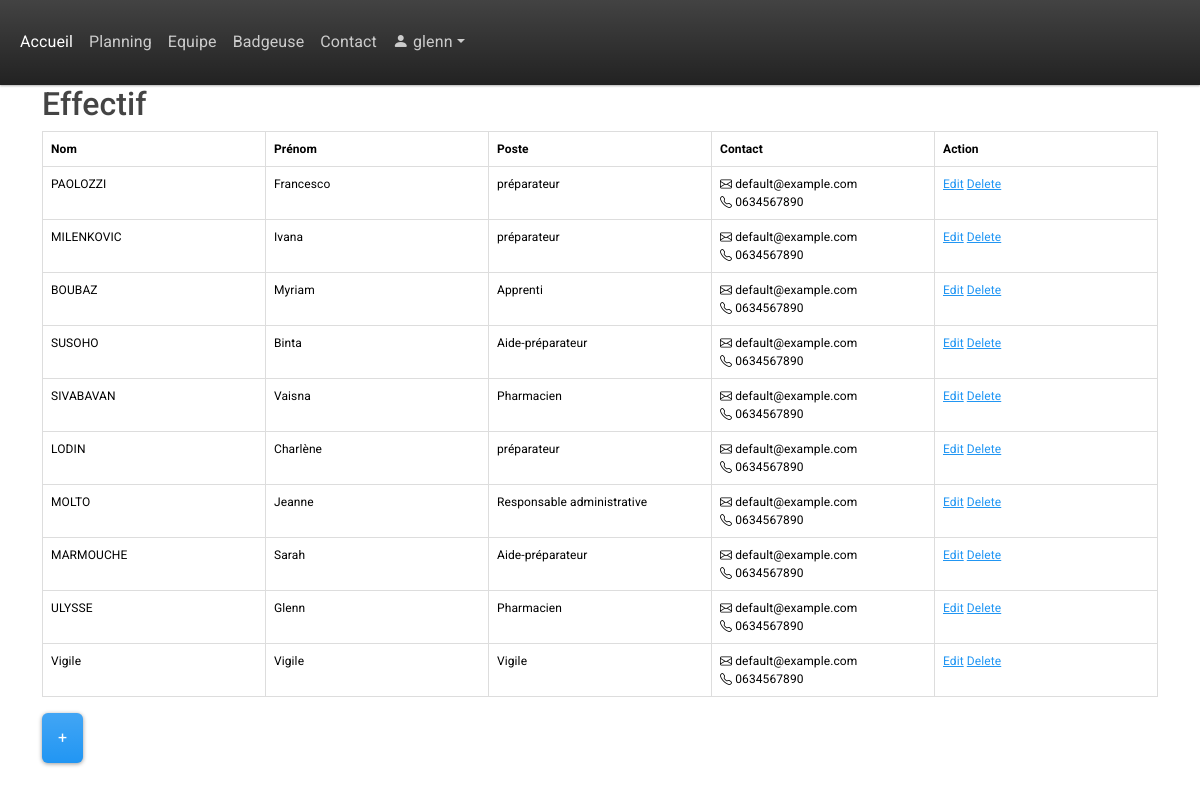
Screenshot of /team-members/ (signed in) with the database file from the repository.
### base/models.py (models this page shows, shortened)
class CustomUser(AbstractUser):
    entreprise = models.ForeignKey(Entreprise, on_delete=models.CASCADE, null=True, blank=True)

class Employe(models.Model):
    Poste = models.ForeignKey(Poste, on_delete=models.SET_NULL, null=True)
    EntrepriseRattachée = models.ForeignKey(Entreprise, on_delete=models.SET_NULL, null=True)
    name = models.CharField(max_length=200, default="Nom")
    firstname = models.CharField(max_length=200, default="Prénom")
    e_mail = models.CharField(max_length=200, default="default@example.com")
    phone_number = models.CharField(max_length=12, default="0634567890")
    employee_CodePin = models.CharField(max_length=4, unique=True, blank=True, null=True)
    updated = models.DateTimeField(auto_now=True)
    created = models.DateTimeField(auto_now_add=True)

class Poste(models.Model):
    name = models.CharField(max_length=100)
    updated = models.DateTimeField(auto_now=True)
    created = models.DateTimeField(auto_now_add=True)
    description = models.TextField(null=True)
    COLOR_CHOICES = [
        ('#FFFFFF', 'Blanc'),
        ('#ee96fa', 'Rose'),
        ('#96bcfa', 'Bleu'),
        ('#b7fa96', 'Vert'),
        ('#faf296', 'Jaune'),
    ]
    couleur = models.CharField(
        max_length=7,
        choices=COLOR_CHOICES,
        default='#FF0000'  # Default color set to red
    )
    def __str__(self) -> str:
        return self.name

### base/views.py (the view)
# urls.py: path('team-members/', views.team_members_page, name='team_members_page'),
def team_members_page(request):
    if request.user.is_authenticated:
        user_entreprise = request.user.entreprise
        if user_entreprise is None:
            return HttpResponse("L'administrateur doit vous assigner une entreprise")
        else:
            pass #Normal behaviour, the page is displayed
    else:
        return HttpResponse("Vous devez vous connecter pour accèder à cette page")
    employe = Employe.objects.filter(EntrepriseRattachée=user_entreprise)
    context = {'employe' : employe}
    return render(request, 'base/team_members_page.html', context)

### base/templates/base/team_members_page.html (shortened to what this page needs)
{% extends 'main.html' %}
{% block content %}
{% if user.is_authenticated %}
<div class = "container">
    <h2>Effectif</h2>
    <div class = "table-responsive-lg">
        <table class = "table table-hover">
            <thead>
                <tr>
                    <th style="width: 150px;">Nom</th>
                    <th style="width: 150px;">Prénom</th>
                    <th style="width: 150px;">Poste</th>
                    <th style="width: 150px;">Contact</th>
                    <th style="width: 150px;">Action</th>
                </tr>
            </thead>
            <tbody>
                {% for emp in employe %}
                <tr>
                    <td>{{emp.name}}</td>
                    <td>{{emp.firstname}}</td>
                    <td>{{emp.Poste}}</td>
                    <td><i class="bi bi-envelope"></i> {{emp.e_mail}} <br> <i class="bi bi-telephone"></i> {{emp.phone_number}}</td>
                    <td><a href="{% url 'modify_employe' emp.id %}" target="_blank">Edit</a>
                        <a href="javascript:void(0);" onclick="confirmDelete({{ emp.id }})">Delete</a></td>
                </tr>
                {% endfor %}
            </tbody>
        </table>
    </div>
    <a href="{% url 'create_employe' %}" class="btn btn-primary">+</a>
</div>
{% else %}
<h1>Veuillez vous connecter pour accéder à cette page web</h1>
<a href="{% url 'login' %}">Se connecter</a>
{% endif %}
{% endblock %}

### templates/navbar.html (shortened to what this page needs)
{% load static %}
<header>
<nav class="navbar navbar-expand-lg bg-dark" data-bs-theme="dark">
  <div class="container-fluid">
    <div class="collapse navbar-collapse" id="navbarColor02">
      <ul class="navbar-nav me-auto">
        <li class="nav-item">
          <a class="nav-link active" href="{% url 'home' %}">Accueil
          </a>
        </li>
        <li class="nav-item">
          <a class="nav-link" href="{% url 'planning' %}">Planning</a>
        </li>
        <li class="nav-item">
          <a class="nav-link" href="{% url 'team_members_page' %}">Equipe</a>
        </li>
        <li class="nav-item">
          <a class="nav-link" href="#">Badgeuse</a>
        </li>
        <li class="nav-item">
          <a class="nav-link" href="{% url 'contact' %}">Contact</a>
        </li>
        <li class="nav-item dropdown">
          {% if user.is_authenticated %}
          <a class="nav-link dropdown-toggle" data-bs-toggle="dropdown" href="#" role="button" aria-haspopup="true" aria-expanded="false"><i class="bi bi-person-fill"></i>  {{ user.username }}</a>
          {% else %}
          <a class="nav-link dropdown-toggle" data-bs-toggle="dropdown" href="#" role="button" aria-haspopup="true" aria-expanded="false">Utilisateur</a>
          {% endif %}
        </li>
      </ul>
    </div>
  </div>
</nav>
</header>

### templates/main.html (style rules this page uses)
table { border-collapse: collapse; width: 100%; }
th, td { font-size: 12px; border: 1px solid #ddd; padding: 8px; text-align: left; }

### rows the page displays
CustomUser: username "glenn"
Employe: name "PAOLOZZI", firstname "Francesco", Poste "préparateur", e_mail "default@example.com", phone_number "0634567890"
Employe: name "MILENKOVIC", firstname "Ivana", Poste "préparateur", e_mail "default@example.com", phone_number "0634567890"
Employe: name "BOUBAZ", firstname "Myriam", Poste "Apprenti", e_mail "default@example.com", phone_number "0634567890"
Employe: name "SUSOHO", firstname "Binta", Poste "Aide-préparateur", e_mail "default@example.com", phone_number "0634567890"
Employe: name "SIVABAVAN", firstname "Vaisna", Poste "Pharmacien", e_mail "default@example.com", phone_number "0634567890"
Employe: name "LODIN", firstname "Charlène", Poste "préparateur", e_mail "default@example.com", phone_number "0634567890"
Employe: name "MOLTO", firstname "Jeanne", Poste "Responsable administrative", e_mail "default@example.com", phone_number "0634567890"
Employe: name "MARMOUCHE", firstname "Sarah", Poste "Aide-préparateur", e_mail "default@example.com", phone_number "0634567890"
Employe: name "ULYSSE", firstname "Glenn", Poste "Pharmacien", e_mail "default@example.com", phone_number "0634567890"
Employe: name "Vigile", firstname "Vigile", Poste "Vigile", e_mail "default@example.com", phone_number "0634567890"
